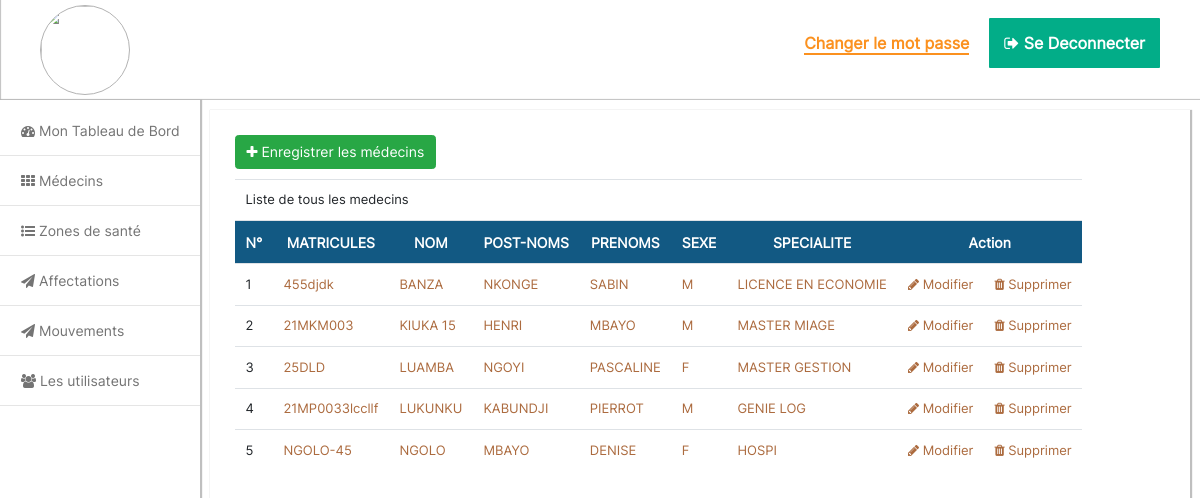
Page /liste-medecin (signed in) on the committed database.
### AppMedecin/models.py (models this page shows, shortened)
class Medecin(models.Model):
    SEXE = (
        ('M', 'M'),
        ('F', 'F')
    )
    matricule = models.CharField(max_length=254, unique=True, null=True, blank=True)
    nom = models.CharField(max_length=254)
    prenom = models.CharField(max_length=254)
    postnom = models.CharField(max_length=254)
    email = models.CharField(max_length=100, unique=True, null=True, blank=True)
    telephone = models.CharField(max_length=100, null=True, blank=True)
    adresse = models.CharField(max_length=254)
    sexe = models.CharField(max_length=1, choices=SEXE)
    specialite = models.CharField(max_length=254)
    photo = models.ImageField(upload_to='profil', null=True, blank=True)
    auteur = models.ForeignKey(Compte_Utilisateur, on_delete=models.PROTECT)
    date_naissance = models.DateField()

### AppMedecin/views.py (the view)
# urls.py: path('liste-medecin', views.liste_medecin, name='liste-medecin'),
def liste_medecin(request):
    tout_medecin = Medecin.objects.all().order_by('nom')
    context = {
        'tout_medecin':tout_medecin
    }
    return render(request, 'admin/crud/medecin/liste_medecin.html', context)

### AppMedecin/templates/admin/crud/medecin/liste_medecin.html (shortened to what this page needs)
{% extends "base/base.html" %}
{% block content %}
<section class="last-news-post">
    <div class="add">
        <a href="{% url 'ajout-medecin' %}" class="btn btn-success"><span class="fa fa-plus"></span> Enregistrer les médecins</a>
    </div>
    <table class="table table-hover table-responsive">
        <tr>
            <td colspan="10">Liste de tous les medecins</td>
        </tr>
        <tr>
            <th>N°</th>
            <th>MATRICULES</th>
            <th>NOM</th>
            <th>POST-NOMS</th>
            <th>PRENOMS</th>
            <th>SEXE</th>
            <th>SPECIALITE</th>
            <th colspan="2">Action</th>
        </tr>
        {% for medecin in tout_medecin %}
          <tr>
            <td>{{forloop.counter}}</td>
            <td><a href="#">{{medecin.matricule}}</a></td>
            <td><a href="#">{{medecin.nom}}</a></td>
            <td><a href="#">{{medecin.postnom}}</a></td>
            <td><a href="#">{{medecin.prenom}}</a></td>
            <td><a href="#">{{medecin.sexe}}</a></td>
            <td><a href="#">{{medecin.specialite}}</a></td>
            <td><a href="{% url 'modif-medecin' medecin.id %}"><span class="fa fa-pencil"></span> Modifier</a></td>
            <td><a href="{% url 'supp-medecin' medecin.id %}"><span class="fa fa-trash"></span> Supprimer</a></td>
          </tr>
          {% empty %}
          <tr>
            <td colspan="10">Aucun enregistrement pour le moment</td>
          </tr>
        {% endfor %}
    </table>
</section>
{% endblock content %}

### static/css/myStyle/myStyle.css (style rules this page uses)
body { font-family: "Inter",Verdana, Geneva, Tahoma, sans-serif; }
html { font-size: 14px; }
table tr td { font-size: 13px; }
table tr th { background-color: rgb(18, 89, 131); color: white; }

### templates/sidebar/sidebar.html (style rules this page uses)
* { padding: 0px; margin: 0px; box-sizing: border-box; }

### AppMedecin/templates/admin/crud/medecin/liste_medecin.html (style rules this page uses)
.last-news-post { display: flex; justify-content: flex-start; align-items: flex-start; flex-direction: column; margin-left: 210px; margin-bottom: 14px; margin-right: 10px; padding: 25px; box-shadow: 1px 1px 1px 1px rgba(0, 0, 0, 0.25); margin-top: 10px; }
.last-news-post .add { margin-bottom: 10px; }
.last-news-post table { width: 100%; }
.last-news-post table th { text-align: center; }
.last-news-post table td a { color: rgb(172, 107, 63); }

### rows in the picture
Medecin: matricule "455djdk", nom "BANZA", postnom "NKONGE", prenom "SABIN", sexe "M", specialite "LICENCE EN ECONOMIE"
Medecin: matricule "21MKM003", nom "KIUKA 15", postnom "HENRI", prenom "MBAYO", sexe "M", specialite "MASTER MIAGE"
Medecin: matricule "25DLD", nom "LUAMBA", postnom "NGOYI", prenom "PASCALINE", sexe "F", specialite "MASTER GESTION"
Medecin: matricule "21MP0033lccllf", nom "LUKUNKU", postnom "KABUNDJI", prenom "PIERROT", sexe "M", specialite "GENIE LOG"
Medecin: matricule "NGOLO-45", nom "NGOLO", postnom "MBAYO", prenom "DENISE", sexe "F", specialite "HOSPI"
